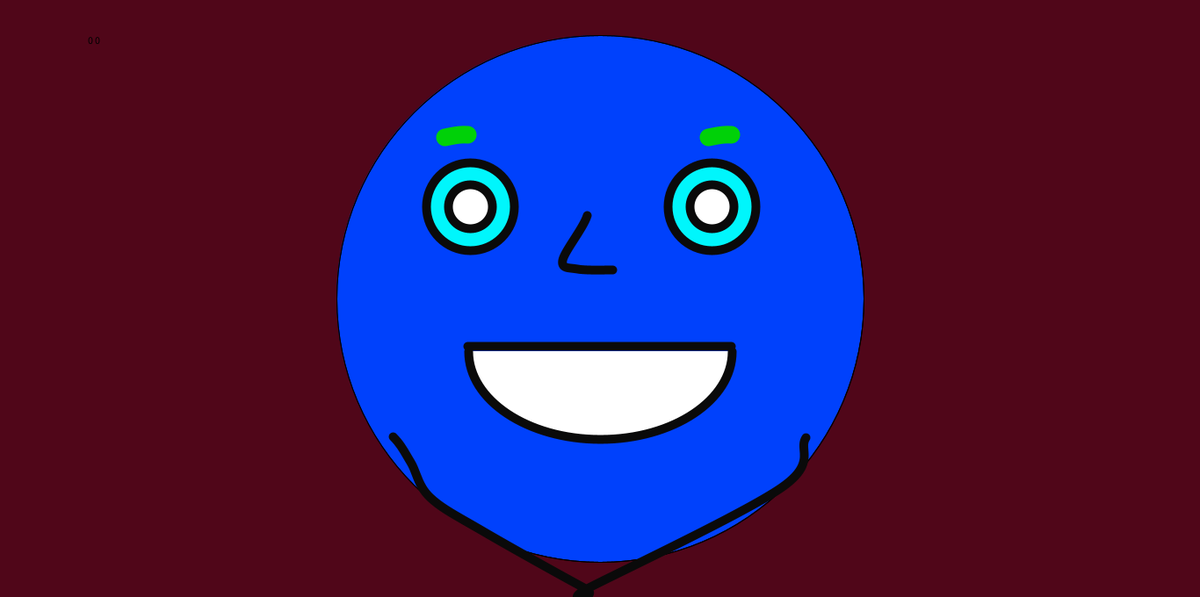
Frame 1 (no input)
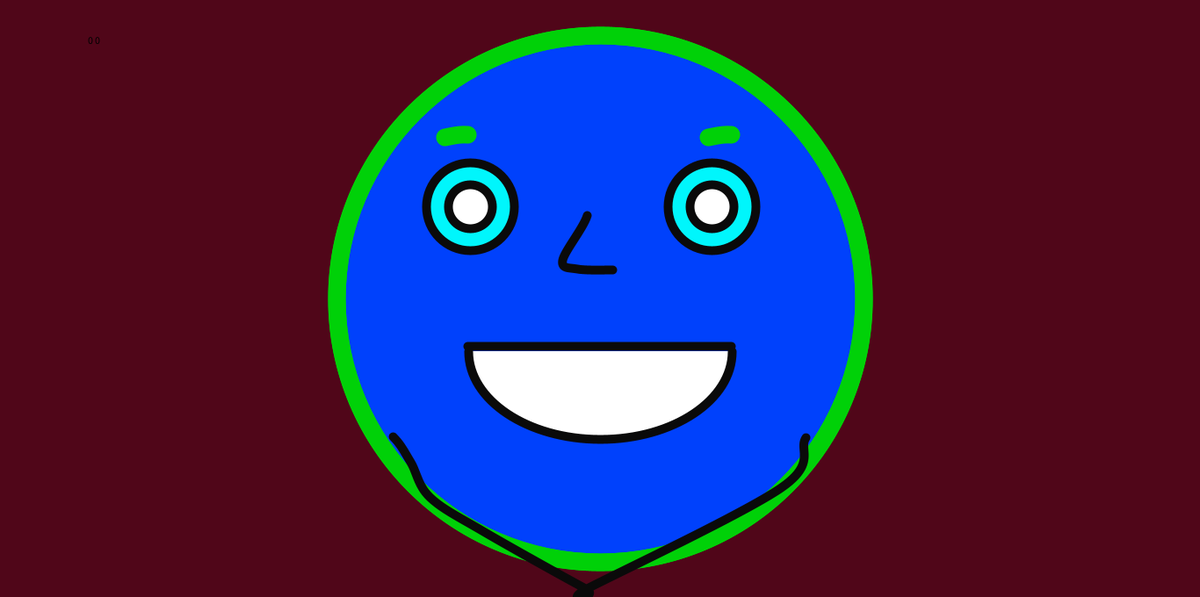
Frame 60 (the mouse pressed at the canvas centre just before this capture)
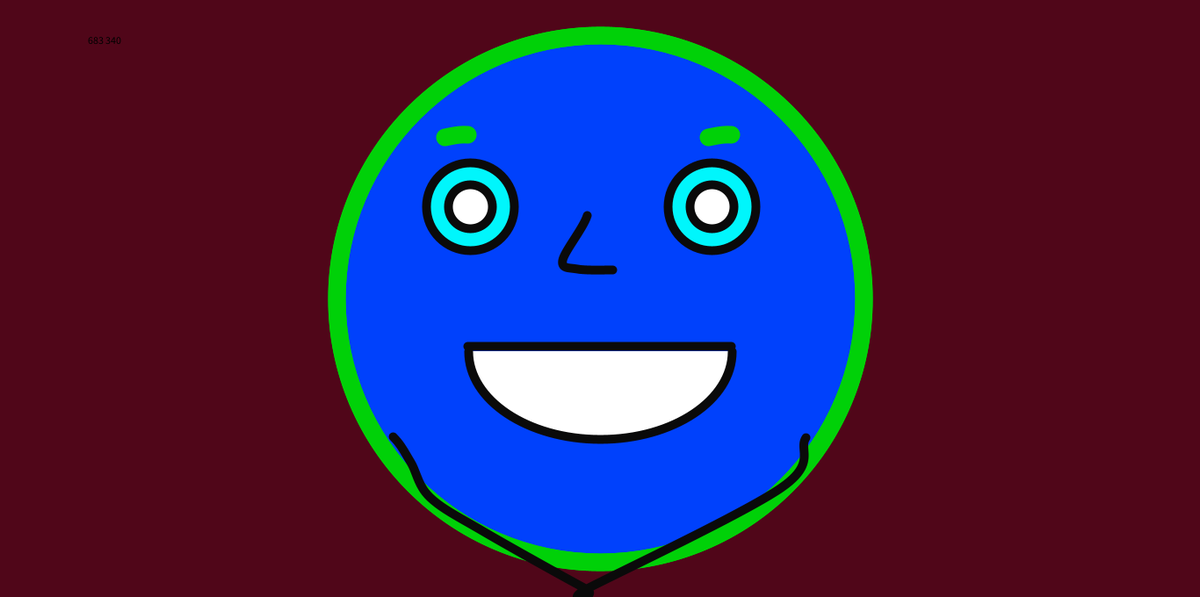
Frame 120 (the mouse held since frame 60 and released just before this capture)

The Processing sketch that drew these frames (run headless with seeded random() and noise(); from frame 60 on, the mouse is pressed at the canvas centre):

// Processing sketch: Smiley1
// ── Smiley1.pde

void setup()
{
  size(1366,680);
  background(80,6,25);
}
void draw()
{
  fill(0);
  background(80,6,25);
  text(mouseX + " " + mouseY, 100,50);  
  fill(0,65,252);
  ellipse(width/2,height/2,600,600);
  noFill();
  ellipse(width/2,height/2,600,600);
  stroke(0);
  strokeWeight(10);
  fill(0);
  stroke(10);
  fill(0,246,252);
  ellipse(535,235,100,100);
  ellipse(810,235,100,100);
  fill(255);
  ellipse(535,235,50,50);
  ellipse(810,235,50,50);
  arc(width/2,400,300,200,0,PI);
  noFill();
  beginShape();
  curveVertex(668,207);
  curveVertex(668,245);
  curveVertex(640,296);
  curveVertex(657,306);
  curveVertex(697,307);
  curveVertex(684,307);
  endShape();
  beginShape();
  curveVertex(411,470);
  curveVertex(447,497);
  curveVertex(467,526);
  curveVertex(489,566);
  curveVertex(550,605);
  curveVertex(666,670);
  curveVertex(670,669);
  curveVertex(889,555);
  curveVertex(917,498);
  curveVertex(945,474);
  endShape();
  line(532,394,832,394);
  beginShape();
  stroke(0,209,8);
  strokeWeight(20);
  curveVertex(491,161); 
  curveVertex(506,156);
  curveVertex(532,153);
  curveVertex(562,161);
  endShape();
  beginShape();
  curveVertex(791,161); 
  curveVertex(806,156);
  curveVertex(832,153);
  curveVertex(862,161);
  endShape();
}
